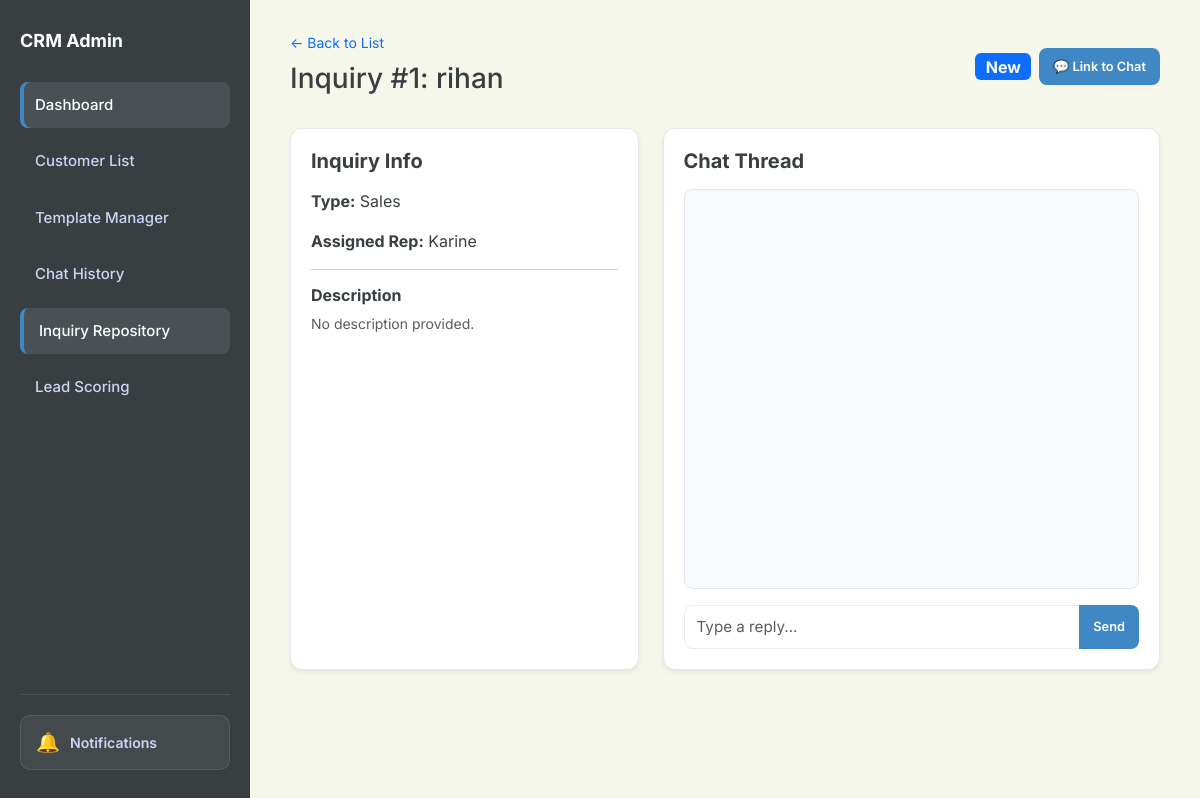
Page /inquiry/1 on the earlier database version.
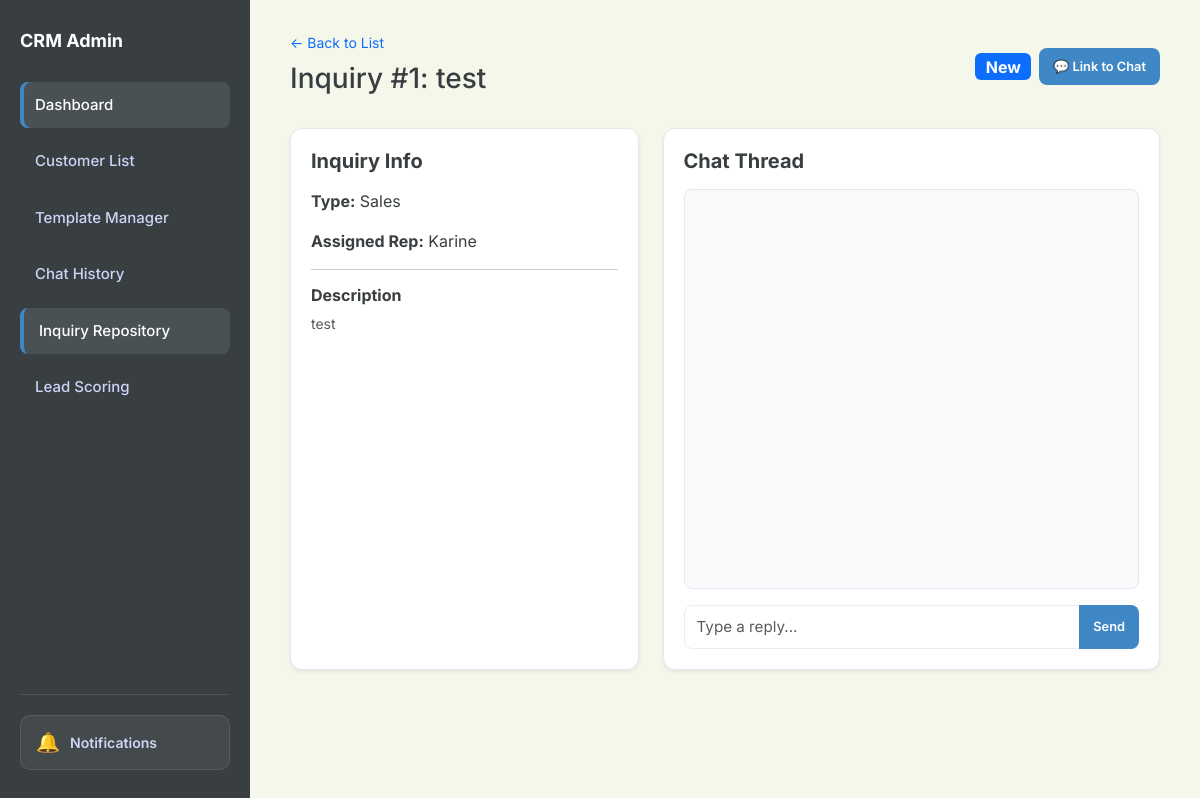
Same page on the later database version.
### app.py (models this page shows)
class Inquiry(db.Model):
    id = db.Column(db.Integer, primary_key=True)
    customer = db.Column(db.String(100), nullable=False)
    assigned_rep = db.Column(db.String(50))
    inquiry_type = db.Column(db.String(50))
    status = db.Column(db.String(20), default='New')
    description = db.Column(db.Text)
    notes = db.Column(db.Text)
    messages = db.relationship('Message', backref='inquiry', cascade="all, delete-orphan")

### app.py (the view)
@app.route('/inquiry/<int:id>')
def inquiry_detail(id):
    inquiry = Inquiry.query.get_or_404(id)
    return render_template('inquiry_detail.html', inquiry=inquiry)

### app.py (called while the page is built)
@app.context_processor
def inject_search_data():
    customers = Customer.query.all()
    inquiries = Inquiry.query.all()
    rules = Rule.query.all()
    templates = AutoReplyTemplate.query.all()
    faqs = FAQ.query.all()
    search_seed = []
    for c in customers:
        search_seed.append({"display": c.name, "category": "Customer", "page": "/customers"})
    for i in inquiries:
        search_seed.append({"display": f"Inquiry: {i.customer}", "category": "Inquiry", "page": f"/inquiry/{i.id}"})
    for r in rules:
        search_seed.append({"display": r.name, "category": "Rule", "page": "/scoring"})
    for t in templates:
        search_seed.append({"display": t.title, "category": "Template", "page": "/templates-manager"})
    for f in faqs:
        search_seed.append({"display": f.question, "category": "FAQ", "page": "/templates-manager"})
    return dict(search_seed=search_seed)

### templates/inquiry_detail.html (shortened to what this page needs)
<!DOCTYPE html>
<html lang="en">
<head>
    <link href="https://cdn.jsdelivr.net/npm/bootstrap@5.3.0/dist/css/bootstrap.min.css" rel="stylesheet">
    <link rel="stylesheet" href="{{ url_for('static', filename='style.css') }}">
</head>
<body id="page-repository">
    <aside class="sidebar">
        <h2>CRM Admin</h2>
        <a href="/dashboard" class="nav-link nav-dashboard active">Dashboard</a>
        <a href="/customers" class="nav-link nav-customers">Customer List</a>
        <a href="/templates-manager" class="nav-link nav-templates">Template Manager</a>
        <a href="/history" class="nav-link nav-history">Chat History</a>
        <a href="/repository" class="nav-link nav-repository">Inquiry Repository</a>
        <a href="/scoring" class="nav-link nav-scoring">Lead Scoring</a>
    </aside>
    <main class="main">
        <div class="header d-flex justify-content-between mb-4">
            <div>
                <a href="/repository" class="text-decoration-none small">← Back to List</a>
                <h1 class="h3 mt-2">Inquiry #{{ inquiry.id }}: {{ inquiry.customer }}</h1>
            </div>
            <div class="d-flex gap-2 align-items-center">
                <span class="badge bg-primary fs-6">{{ inquiry.status }}</span>
                <button class="btn btn-sm btn-blue" onclick="openLinkChatModal()">💬 Link to Chat</button>
            </div>
        </div>
        <div class="row g-4">
            <div class="col-lg-5">
                <div class="detail-card shadow-sm">
                    <h5 class="fw-bold mb-3">Inquiry Info</h5>
                    <p><strong>Type:</strong> {{ inquiry.inquiry_type }}</p>
                    <p><strong>Assigned Rep:</strong> {{ inquiry.assigned_rep }}</p>
                    <hr>
                    <h6 class="fw-bold">Description</h6>
                    <p class="text-muted small">{{ inquiry.description or 'No description provided.' }}</p>
                </div>
            </div>
            <div class="col-lg-7">
                <div class="detail-card shadow-sm">
                    <h5 class="fw-bold mb-3">Chat Thread</h5>
                    <div id="chat-window" class="chat-container mb-3">
                    </div>
                    <div class="input-group">
                        <input type="text" id="msg-input" class="form-control" placeholder="Type a reply...">
                        <button class="btn btn-blue" onclick="sendMessage()">Send</button>
                    </div>
                </div>
            </div>
        </div>
    </main>
</body>
</html>

Differences in the rows shown:
changed Inquiry "New": customer "rihan" → "test"; description "No description provided." → "test"
